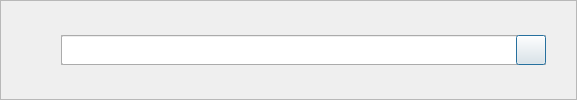
     <widget class="QFrame" name="Frame_Search">
      <property name="sizePolicy">
       <sizepolicy hsizetype="Preferred" vsizetype="Fixed">
        <horstretch>0</horstretch>
        <verstretch>0</verstretch>
       </sizepolicy>
      </property>
      <property name="minimumSize">
       <size>
        <width>0</width>
        <height>40</height>
       </size>
      </property>
      <property name="styleSheet">
       <string notr="true"/>
      </property>
      <property name="frameShape">
       <enum>QFrame::StyledPanel</enum>
      </property>
      <property name="frameShadow">
       <enum>QFrame::Raised</enum>
      </property>
      <layout class="QHBoxLayout" name="horizontalLayout_2">
       <property name="spacing">
        <number>0</number>
       </property>
       <property name="leftMargin">
        <number>0</number>
       </property>
       <property name="topMargin">
        <number>0</number>
       </property>
       <property name="rightMargin">
        <number>0</number>
       </property>
       <property name="bottomMargin">
        <number>0</number>
       </property>
       <item>
        <widget class="QFrame" name="left">
         <property name="frameShape">
          <enum>QFrame::StyledPanel</enum>
         </property>
         <property name="frameShadow">
          <enum>QFrame::Raised</enum>
         </property>
        </widget>
       </item>
       <item>
        <widget class="QPushButton" name="Button_search_advertise">
         <property name="minimumSize">
          <size>
           <width>30</width>
           <height>30</height>
          </size>
         </property>
         <property name="maximumSize">
          <size>
           <width>30</width>
           <height>30</height>
          </size>
         </property>
         <property name="text">
          <string/>
         </property>
         <property name="icon">
          <iconset resource="resources.qrc">
           <normaloff>:/img_login/images/announcement-icon_inactive.png</normaloff>
           <disabledoff>:/img_login/images/announcement-icon.png</disabledoff>:/img_login/images/announcement-icon_inactive.png</iconset>
         </property>
         <property name="flat">
          <bool>true</bool>
         </property>
        </widget>
       </item>
       <item>
        <widget class="QPushButton" name="Button_search_friends">
         <property name="minimumSize">
          <size>
           <width>30</width>
           <height>30</height>
          </size>
         </property>
         <property name="maximumSize">
          <size>
           <width>30</width>
           <height>30</height>
          </size>
         </property>
         <property name="text">
          <string/>
         </property>
         <property name="icon">
          <iconset resource="resources.qrc">
           <normaloff>:/img_login/images/friends_icon_inactive.png</normaloff>
           <disabledoff>:/img_login/images/friends_icon.png</disabledoff>:/img_login/images/friends_icon_inactive.png</iconset>
         </property>
         <property name="flat">
          <bool>true</bool>
         </property>
        </widget>
       </item>
       <item>
        <widget class="QFrame" name="content">
         <property name="sizePolicy">
          <sizepolicy hsizetype="Preferred" vsizetype="Preferred">
           <horstretch>0</horstretch>
           <verstretch>0</verstretch>
          </sizepolicy>
         </property>
         <property name="minimumSize">
          <size>
           <width>485</width>
           <height>30</height>
          </size>
         </property>
         <property name="maximumSize">
          <size>
           <width>460</width>
           <height>30</height>
          </size>
         </property>
         <property name="frameShape">
          <enum>QFrame::StyledPanel</enum>
         </property>
         <property name="frameShadow">
          <enum>QFrame::Raised</enum>
         </property>
         <widget class="QLineEdit" name="line_search">
          <property name="geometry">
           <rect>
            <x>0</x>
            <y>0</y>
            <width>460</width>
            <height>30</height>
           </rect>
          </property>
          <property name="sizePolicy">
           <sizepolicy hsizetype="Fixed" vsizetype="Fixed">
            <horstretch>0</horstretch>
            <verstretch>0</verstretch>
           </sizepolicy>
          </property>
          <property name="minimumSize">
           <size>
            <width>460</width>
            <height>30</height>
           </size>
          </property>
          <property name="maximumSize">
           <size>
            <width>460</width>
            <height>30</height>
           </size>
          </property>
         </widget>
         <widget class="QPushButton" name="Button_search">
          <property name="enabled">
           <bool>true</bool>
          </property>
          <property name="geometry">
           <rect>
            <x>455</x>
            <y>0</y>
            <width>30</width>
            <height>30</height>
           </rect>
          </property>
          <property name="sizePolicy">
           <sizepolicy hsizetype="Fixed" vsizetype="Fixed">
            <horstretch>0</horstretch>
            <verstretch>0</verstretch>
           </sizepolicy>
          </property>
          <property name="minimumSize">
           <size>
            <width>30</width>
            <height>30</height>
           </size>
          </property>
          <property name="maximumSize">
           <size>
            <width>30</width>
            <height>30</height>
           </size>
          </property>
          <property name="palette">
           <palette>
            <active/>
            <inactive/>
            <disabled/>
           </palette>
          </property>
          <property name="styleSheet">
           <string notr="true">Background:none;</string>
          </property>
          <property name="text">
           <string/>
          </property>
          <property name="icon">
           <iconset resource="resources.qrc">
            <normaloff>:/img_login/images/search_icon.png</normaloff>:/img_login/images/search_icon.png</iconset>
          </property>
          <property name="iconSize">
           <size>
            <width>30</width>
            <height>30</height>
           </size>
          </property>
          <property name="autoDefault">
           <bool>false</bool>
          </property>
          <property name="default">
           <bool>true</bool>
          </property>
          <property name="flat">
           <bool>false</bool>
          </property>
         </widget>
        </widget>
       </item>
       <item>
        <widget class="QPushButton" name="Button_adjust">
         <property name="maximumSize">
          <size>
           <width>30</width>
           <height>30</height>
          </size>
         </property>
         <property name="text">
          <string/>
         </property>
         <property name="icon">
          <iconset resource="resources.qrc">
           <normaloff>:/img_login/images/adjuste_icon.png</normaloff>:/img_login/images/adjuste_icon.png</iconset>
         </property>
         <property name="flat">
          <bool>true</bool>
         </property>
        </widget>
       </item>
       <item>
        <widget class="QFrame" name="right">
         <property name="frameShape">
          <enum>QFrame::StyledPanel</enum>
         </property>
         <property name="frameShadow">
          <enum>QFrame::Raised</enum>
         </property>
        </widget>
       </item>
      </layout>
     </widget>
